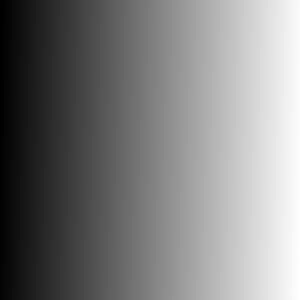
#> input picture data/gradient.png, 300 x 300 px
$ jupyter execute '4.3 图像阈值.ipynb'
#> lines starting #> are read from the running program, lines starting #| are printed output that depends on the picture; after the words box and inside, x2 and y2 are one past the last pixel; in counts of white or black regions, pixels touching at a corner belong together
# 图像阈值

### 目标

- 在本教程中，您将学习简单阈值，自适应阈值和Otsu阈值。
- 你将学习函数**cv.threshold**和**cv.adaptiveThreshold**。

### 简单阈值

在这里，问题直截了当。对于每个像素，应用相同的阈值。如果像素值小于阈值，则将其设置为0，否则将其设置为最大值。函数**cv.threshold**用于应用阈值。第一个参数是源图像，它**应该是灰度图像**。第二个参数是阈值，用于对像素值进行分类。第三个参数是分配给超过阈值的像素值的最大值。OpenCV提供了不同类型的阈值，这由函数的第四个参数给出。通过使用**cv.THRESH_BINARY**类型。所有简单的阈值类型为：

- **cv.THRESH_BINARY**
- **cv.THRESH_BINARY_INV**
- **cv.THRESH_TRUNC**
- **cv.THRESH_TOZERO**
- **cv.THRESH_TOZERO_INV**

请通过类型的文档来观察区别。

该方法返回两个输出。第一个是使用的阈值，第二个输出是**阈值后的图像**。

此代码比较了不同的简单阈值类型：

[cell 1]
import cv2 as cv
import numpy as np
from matplotlib import pyplot as plt

img = cv.imread('data/gradient.png',0)
#> img: shape (300, 300); min 0, max 255, mean 126.3
ret,thresh1 = cv.threshold(img,127,255,cv.THRESH_BINARY)
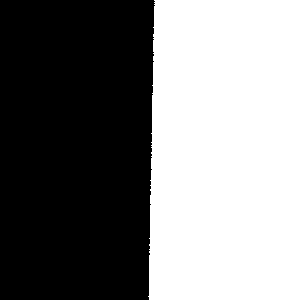
#> thresh1: shape (300, 300); 49.5% white; 1 white region, box (x1, y1, x2, y2) and area: (148, 0, 300, 300) 44573
ret,thresh2 = cv.threshold(img,127,255,cv.THRESH_BINARY_INV)
ret,thresh3 = cv.threshold(img,127,255,cv.THRESH_TRUNC)
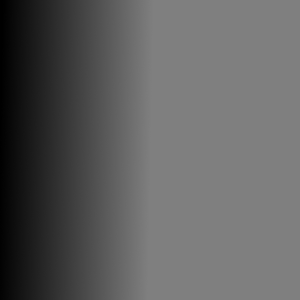
#> thresh3: shape (300, 300); min 0, max 127, mean 95.1
ret,thresh4 = cv.threshold(img,127,255,cv.THRESH_TOZERO)
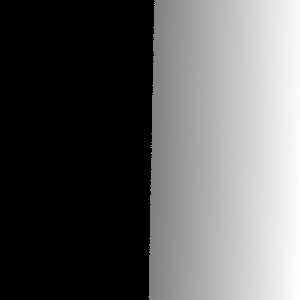
#> thresh4: shape (300, 300); min 0, max 255, mean 94.1
ret,thresh5 = cv.threshold(img,127,255,cv.THRESH_TOZERO_INV)
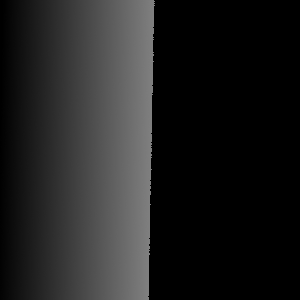
#> thresh5: shape (300, 300); min 0, max 127, mean 32.2

titles = ['Original Image','BINARY','BINARY_INV','TRUNC','TOZERO','TOZERO_INV']
images = [img, thresh1, thresh2, thresh3, thresh4, thresh5]

for i in range(6):
    plt.subplot(2,3,i+1),plt.imshow(images[i],'gray')
    plt.title(titles[i])
    plt.xticks([]),plt.yticks([])

plt.show()

> **注意**
  为了绘制多个图像，我们使用`plt.subplot()`函数。请查看matplotlib文档以获取更多详细信息。

### 自适应阈值

在上一节中，我们使用一个全局值作为阈值。但这可能并非在所有情况下都很好，例如，如果图像在不同区域具有不同的光照条件。在这种情况下，自适应阈值阈值化可以提供帮助。在此，算法基于像素周围的小区域确定像素的阈值。因此，对于同一图像的不同区域，我们获得了不同的阈值，这为光照度变化的图像提供了更好的结果。

除上述参数外，方法**cv.adaptiveThreshold**还包含三个输入参数：

该**adaptiveMethod**决定阈值是如何计算的：

**cv.ADAPTIVE_THRESH_MEAN_C:**:阈值是邻近区域的平均值减去常数**C**。

**cv.ADAPTIVE_THRESH_GAUSSIAN_C**:阈值是邻域值的高斯加权总和减去常数**C**。

该**BLOCKSIZE**确定附近区域的大小，**C**是从邻域像素的平均或加权总和中减去的一个常数。

下面的代码比较了光照变化的图像的全局阈值和自适应阈值：

结果：

[cell 2]
import cv2 as cv
import numpy as np
from matplotlib import pyplot as plt

img = cv.imread('data/sudoku.png', cv.IMREAD_GRAYSCALE)
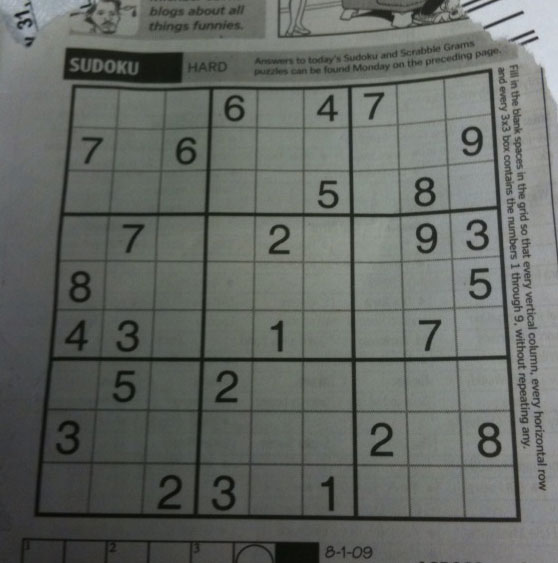
#> input picture data/sudoku.png, 558 x 563 px
#> img: shape (563, 558); min 7, max 218, mean 101.8

assert img is not None, "file could not be read, check with os.path.exists()"

img = cv.medianBlur(img,5)

ret,th1 = cv.threshold(img,127,255,cv.THRESH_BINARY)
#> th1: shape (563, 558); 25.2% white; 79 white regions (32 under 20 px), largest, box (x1, y1, x2, y2) and area: (259, 0, 558, 563) 27086, (353, 74, 496, 213) 15195, (402, 211, 506, 356) 9242
th2 = cv.adaptiveThreshold(img,255,cv.ADAPTIVE_THRESH_MEAN_C, cv.THRESH_BINARY,11,2)
#> th2: shape (563, 558); 78.4% white; 944 black regions (749 under 20 px), largest, box (x1, y1, x2, y2) and area: (34, 68, 521, 523) 15998, (187, 0, 535, 63) 4506, (63, 47, 184, 83) 2270
th3 = cv.adaptiveThreshold(img,255,cv.ADAPTIVE_THRESH_GAUSSIAN_C, cv.THRESH_BINARY,11,2)
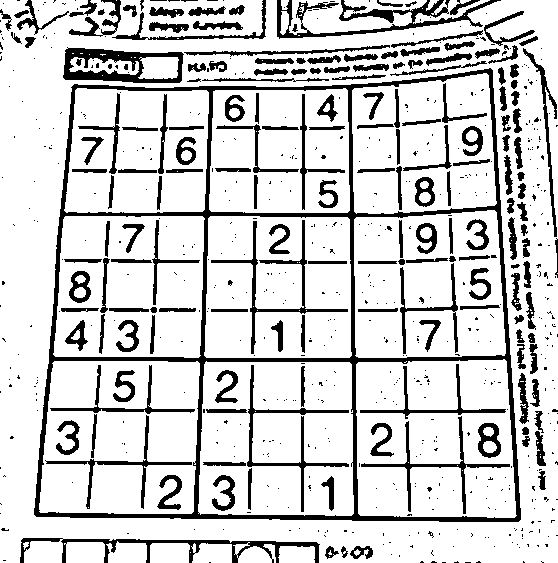
#> th3: shape (563, 558); 81.8% white; 715 black regions (537 under 20 px), largest, box (x1, y1, x2, y2) and area: (34, 68, 521, 522) 14482, (277, 0, 501, 39) 2269, (63, 47, 184, 83) 2024

titles = ['Original Image', 'Global Thresholding (v = 127)',
          'Adaptive Mean Thresholding', 'Adaptive Gaussian Thresholding']
images = [img, th1, th2, th3]

plt.figure(figsize=(16, 12))

for i in range(4):
    plt.subplot(2,2,i+1),plt.imshow(images[i],'gray')
    plt.title(titles[i])
    plt.xticks([]),plt.yticks([])

plt.show()

### Otsu的二值化

在全局阈值化中，我们使用任意选择的值作为阈值。相反，Otsu的方法避免了必须选择一个值并自动确定它的情况。

考虑仅具有两个不同图像值的图像（*双峰图像*），其中直方图将仅包含两个峰。一个好的阈值应该在这两个值的中间。类似地，Otsu的方法从图像直方图中确定最佳全局阈值。

为此，使用了**cv.threshold**作为附加标志传递。阈值可以任意选择。然后，算法找到最佳阈值，该阈值作为第一输出返回。

查看以下示例。输入图像为噪点图像。在第一种情况下，采用值为127的全局阈值。在第二种情况下，直接采用Otsu阈值法。在第三种情况下，首先使用5x5高斯核对图像进行滤波以去除噪声，然后应用Otsu阈值处理。了解噪声滤波如何改善结果。

[cell 3]
import cv2 as cv
from matplotlib import pyplot as plt

img = cv.imread('data/noisy2.png',0)
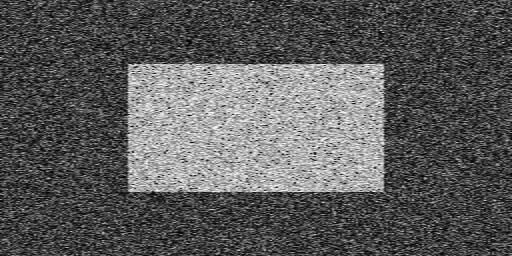
#> input picture data/noisy2.png, 512 x 256 px
#> img is the input picture: shape (256, 512); min 0, max 254, mean 91

# 全局阈值
ret1,th1 = cv.threshold(img,127,255,cv.THRESH_BINARY)
#> th1: shape (256, 512); 25.3% white; 1632 white regions (1631 under 20 px), largest, box (x1, y1, x2, y2) and area: (125, 62, 387, 193) 29976

# Otsu阈值
ret2,th2 = cv.threshold(img,0,255,cv.THRESH_BINARY+cv.THRESH_OTSU)
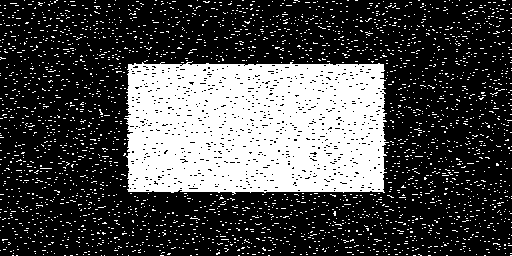
#> th2: shape (256, 512); 28.8% white; 2741 white regions (2740 under 20 px), largest, box (x1, y1, x2, y2) and area: (124, 61, 389, 195) 31152
#> ret2 = 114

# 高斯滤波后再采用Otsu阈值
blur = cv.GaussianBlur(img,(5,5),0)
ret3,th3 = cv.threshold(blur,0,255,cv.THRESH_BINARY+cv.THRESH_OTSU)
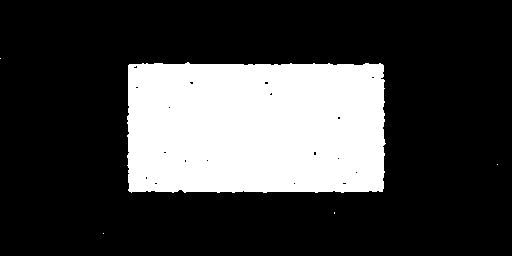
#> th3: shape (256, 512); 25% white; 5 white regions (4 under 20 px), largest, box (x1, y1, x2, y2) and area: (127, 62, 386, 193) 32724
#> ret3 = 117

# 绘制所有图像及其直方图
images = [img, 0, th1,
          img, 0, th2,
          blur, 0, th3]
titles = ['Original Noisy Image','Histogram','Global Thresholding (v=127)',
          'Original Noisy Image','Histogram',"Otsu's Thresholding",
          'Gaussian filtered Image','Histogram',"Otsu's Thresholding"]

plt.figure(figsize=(16, 12))

for i in range(3):
    plt.subplot(3,3,i*3+1),plt.imshow(images[i*3],'gray')
    plt.title(titles[i*3]), plt.xticks([]), plt.yticks([])
    plt.subplot(3,3,i*3+2),plt.hist(images[i*3].ravel(),256)
    plt.title(titles[i*3+1]), plt.xticks([]), plt.yticks([])
    plt.subplot(3,3,i*3+3),plt.imshow(images[i*3+2],'gray')
    plt.title(titles[i*3+2]), plt.xticks([]), plt.yticks([])

plt.show()
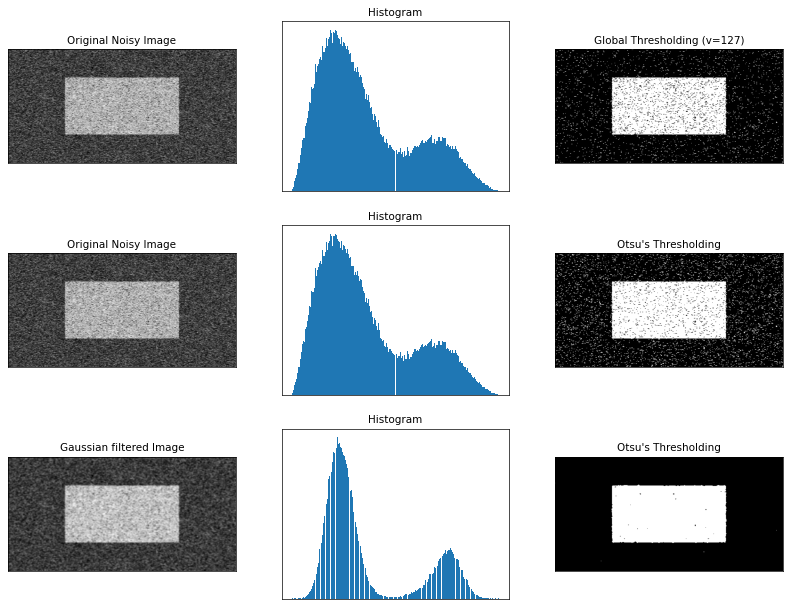
#> figure drawn by matplotlib, 9 panels

#### Otsu的二值化如何实现？

本节演示了Otsu二值化的Python实现，以展示其实际工作方式。如果您不感兴趣，可以跳过此步骤。

由于我们正在处理双峰图像，因此Otsu的算法尝试找到一个阈值(t)，该阈值将由关系式给出的**加权类内方差**最小化：

$$
\sigma_w^2(t) = q_1(t)\sigma_1^2(t)+q_2(t)\sigma_2^2(t)
$$

其中

$$
q_1(t) = \sum_{i=1}^{t} P(i) \quad \& \quad q_2(t) = \sum_{i=t+1}^{I} P(i)
$$

$$
\mu_1(t) = \sum_{i=1}^{t} \frac{iP(i)}{q_1(t)} \quad \& \quad \mu_2(t) = \sum_{i=t+1}^{I} \frac{iP(i)}{q_2(t)}
$$

$$
\sigma_1^2(t) = \sum_{i=1}^{t} [i-\mu_1(t)]^2 \frac{P(i)}{q_1(t)} \quad \& \quad \sigma_2^2(t) = \sum_{i=t+1}^{I} [i-\mu_2(t)]^2 \frac{P(i)}{q_2(t)}
$$

实际上，它找到位于两个峰值之间的t值，以使两个类别的差异最小。它可以简单地在Python中实现，如下所示：

[cell 4]
import cv2 as cv
import numpy as np
from matplotlib import pyplot as plt

img = cv.imread('data/noisy2.png', cv.IMREAD_GRAYSCALE)

assert img is not None, "file could not be read, check with os.path.exists()"

blur = cv.GaussianBlur(img, (5, 5), 0)

# 寻找归一化直方图和对应的累积分布函数
hist = cv.calcHist([blur], [0], None, [256], [0, 256])
#> hist = 256 values, max 2993 at index 61, min 0 at index 0, mean 512
hist_norm = hist.ravel() / hist.sum()
#> hist_norm = 256 values, max 0.0228 at index 61, min 0 at index 0, mean 0.00391
Q = hist_norm.cumsum()
#> Q = 256 values from 0 to 1
bins = np.arange(256)
fn_min = np.inf
thresh = -1

for i in range(1, 256):
    p1, p2 = np.hsplit(hist_norm, [i])  # 概率
    q1, q2 = Q[i], Q[255] - Q[i]  # 对类求和
    if q1 < 1.e-6 or q2 < 1.e-6:
        continue
    b1, b2 = np.hsplit(bins, [i])  # 权重

    # 寻找均值和方差
    m1, m2 = np.sum(p1 * b1) / q1, np.sum(p2 * b2) / q2
    v1, v2 = np.sum(((b1 - m1)**2) * p1) / q1, np.sum(((b2 - m2)**2) * p2) / q2

    # 计算最小化函数
    fn = v1 * q1 + v2 * q2
    if fn < fn_min:
        fn_min = fn
        thresh = i
#> this loop made 255 passes
#> (p1, q1, q2, m1, m2, v1, v2, fn) on pass 14: ([0, 0, 0, 0, 0, 0, 0, 0, 0, 0, 0, 0, 0, 0], 7.63e-06, 1, 0, 91.05, 0, 2354.2, 2354.2)
#> (q1, q2, m1, m2, v1, v2, fn, fn_min) on passes 17, 18, 19, 21, 22, 23: (2.29e-05, 1, 10, 91.05, 17.33, 2354.2, 2354.1, 2354.1), (3.05e-05, 1, 11.75, 91.05, 12.67, 2354.1, 2354.1, 2354.1), (3.05e-05, 1, 16.25, 91.05, 2.19, 2354.1, 2354, 2354), (5.34e-05, 1, 12.14, 91.05, 19.71, 2354.1, 2354, 2354), (9.92e-05, 1, 9.77, 91.05, 41.05, 2354.1, 2353.9, 2353.9), (0.000145, 1, 13.63, 91.06, 31.87, 2354, 2353.7, 2353.7)

# 使用OpenCV函数找到otsu的阈值
ret, otsu = cv.threshold(blur, 0, 255, cv.THRESH_BINARY + cv.THRESH_OTSU)
print("{} {}".format(thresh, ret))
#| 118 117.0
